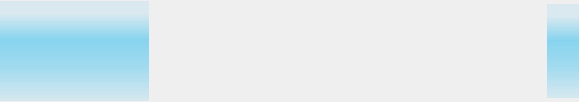
<?xml version="1.0" encoding="UTF-8"?>
<ui version="4.0">
 <class>track</class>
 <widget class="QWidget" name="track">
  <property name="geometry">
   <rect>
    <x>0</x>
    <y>0</y>
    <width>579</width>
    <height>102</height>
   </rect>
  </property>
  <property name="sizePolicy">
   <sizepolicy hsizetype="Expanding" vsizetype="Maximum">
    <horstretch>0</horstretch>
    <verstretch>0</verstretch>
   </sizepolicy>
  </property>
  <property name="windowTitle">
   <string>Form</string>
  </property>
  <property name="styleSheet">
   <string notr="true">QWidget#track{
	background-color: transparent
	border-radius:5px;
}

</string>
  </property>
  <layout class="QVBoxLayout" name="verticalLayout">
   <property name="spacing">
    <number>0</number>
   </property>
   <property name="leftMargin">
    <number>0</number>
   </property>
   <property name="topMargin">
    <number>0</number>
   </property>
   <property name="rightMargin">
    <number>0</number>
   </property>
   <property name="bottomMargin">
    <number>0</number>
   </property>
   <item>
    <widget class="QWidget" name="widget" native="true">
     <property name="styleSheet">
      <string notr="true"/>
     </property>
     <layout class="QVBoxLayout" name="verticalLayout_4">
      <property name="leftMargin">
       <number>0</number>
      </property>
      <property name="topMargin">
       <number>0</number>
      </property>
      <property name="rightMargin">
       <number>0</number>
      </property>
      <property name="bottomMargin">
       <number>0</number>
      </property>
      <item>
       <layout class="QHBoxLayout" name="horizontalLayout_2">
        <property name="spacing">
         <number>0</number>
        </property>
        <property name="leftMargin">
         <number>0</number>
        </property>
        <property name="rightMargin">
         <number>0</number>
        </property>
        <item>
         <widget class="RemotePixmapLabel" name="cover">
          <property name="sizePolicy">
           <sizepolicy hsizetype="Minimum" vsizetype="Minimum">
            <horstretch>0</horstretch>
            <verstretch>0</verstretch>
           </sizepolicy>
          </property>
          <property name="minimumSize">
           <size>
            <width>100</width>
            <height>100</height>
           </size>
          </property>
          <property name="maximumSize">
           <size>
            <width>149</width>
            <height>100</height>
           </size>
          </property>
          <property name="styleSheet">
           <string notr="true">background-color: qlineargradient(spread:pad, x1:0, y1:0, x2:0, y2:1, stop:0.129213 rgba(9, 178, 239, 25), stop:0.38764 rgba(9, 178, 239, 115), stop:0.679775 rgba(9, 178, 239, 84), stop:1 rgba(9, 178, 239, 27));
border:none;</string>
          </property>
          <property name="frameShape">
           <enum>QFrame::StyledPanel</enum>
          </property>
          <property name="text">
           <string/>
          </property>
          <property name="pixmap">
           <pixmap>:/icons/sidebar/album.png</pixmap>
          </property>
          <property name="scaledContents">
           <bool>true</bool>
          </property>
          <property name="margin">
           <number>0</number>
          </property>
         </widget>
        </item>
        <item>
         <layout class="QVBoxLayout" name="verticalLayout_2">
          <property name="leftMargin">
           <number>7</number>
          </property>
          <property name="topMargin">
           <number>4</number>
          </property>
          <property name="rightMargin">
           <number>0</number>
          </property>
          <property name="bottomMargin">
           <number>4</number>
          </property>
          <item>
           <layout class="QHBoxLayout" name="horizontalLayout">
            <item>
             <layout class="QVBoxLayout" name="verticalLayout_3">
              <property name="spacing">
               <number>3</number>
              </property>
              <item>
               <widget class="ElidedLabel" name="title">
                <property name="sizePolicy">
                 <sizepolicy hsizetype="Preferred" vsizetype="Maximum">
                  <horstretch>0</horstretch>
                  <verstretch>0</verstretch>
                 </sizepolicy>
                </property>
                <property name="font">
                 <font>
                  <weight>75</weight>
                  <bold>true</bold>
                 </font>
                </property>
                <property name="text">
                 <string/>
                </property>
               </widget>
              </item>
              <item>
               <widget class="QLabel" name="meta">
                <property name="styleSheet">
                 <string notr="true">background:transparent;</string>
                </property>
                <property name="text">
                 <string/>
                </property>
                <property name="wordWrap">
                 <bool>true</bool>
                </property>
               </widget>
              </item>
             </layout>
            </item>
            <item>
             <widget class="QPushButton" name="trackButton">
              <property name="sizePolicy">
               <sizepolicy hsizetype="Maximum" vsizetype="Expanding">
                <horstretch>0</horstretch>
                <verstretch>0</verstretch>
               </sizepolicy>
              </property>
              <property name="toolTip">
               <string>Load this video</string>
              </property>
              <property name="styleSheet">
               <string notr="true">background-color: qlineargradient(spread:pad, x1:0, y1:0, x2:0, y2:1, stop:0.129213 rgba(9, 178, 239, 25), stop:0.38764 rgba(9, 178, 239, 115), stop:0.679775 rgba(9, 178, 239, 84), stop:1 rgba(9, 178, 239, 27));
border:none;</string>
              </property>
              <property name="text">
               <string/>
              </property>
              <property name="icon">
               <iconset resource="icons.qrc">
                <normaloff>:/icons/arrow-right-s-line.png</normaloff>:/icons/arrow-right-s-line.png</iconset>
              </property>
             </widget>
            </item>
           </layout>
          </item>
         </layout>
        </item>
       </layout>
      </item>
     </layout>
    </widget>
   </item>
  </layout>
 </widget>
 <customwidgets>
  <customwidget>
   <class>RemotePixmapLabel</class>
   <extends>QLabel</extends>
   <header>remotepixmaplabel.h</header>
  </customwidget>
  <customwidget>
   <class>ElidedLabel</class>
   <extends>QLabel</extends>
   <header>elidedlabel.h</header>
  </customwidget>
 </customwidgets>
 <resources>
  <include location="icons.qrc"/>
 </resources>
 <connections/>
</ui>
